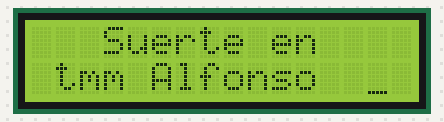
The sketch below on a simulated Arduino Uno, built with avr-gcc and run on an emulated ATmega328P. On the bench: 16×2 character LCD. Wiring (inferred from the names in the program): character LCD (HD44780): RS pin 12; R/W pin 11; E pin 2; data pin 3, pin 4, pin 5, pin 6, pin 7, pin 8, pin 9, pin 10.

Above: at 0.5 s.
At 5.5 s:
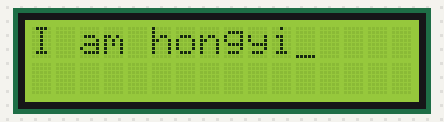
At 8.5 s:
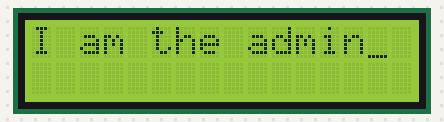

The sketch:

Project20_1602_LCD.ino
```cpp
int DI = 12;
int RW = 11;
int DB[] = {3, 4, 5, 6, 7, 8, 9, 10};// use array to select pin for bus
int Enable = 2;

void LcdCommandWrite(int value) {
// define all pins
int i = 0;
for (i=DB[0]; i <= DI; i++) // assign value for bus
{
   digitalWrite(i,value & 01);// for 1602 LCD, it uses D7-D0( not D0-D7) for signal identification; here, it’s used for signal inversion.
   value >>= 1;
}
digitalWrite(Enable,LOW);
delayMicroseconds(1);
digitalWrite(Enable,HIGH);
delayMicroseconds(1);  // wait for 1ms
digitalWrite(Enable,LOW);
delayMicroseconds(1);  // wait for 1ms
}

void LcdDataWrite(int value) {
// initialize all pins
int i = 0;
digitalWrite(DI, HIGH);
digitalWrite(RW, LOW);
for (i=DB[0]; i <= DB[7]; i++) {
   digitalWrite(i,value & 01);
   value >>= 1;
}
digitalWrite(Enable,LOW);
delayMicroseconds(1);
digitalWrite(Enable,HIGH);
delayMicroseconds(1);
digitalWrite(Enable,LOW);
delayMicroseconds(1);  // wait for 1ms
}

void setup (void) {
int i = 0;
for (i=Enable; i <= DI; i++) {
   pinMode(i,OUTPUT);
}
delay(100);
// initialize LCD after a brief pause
// for LCD control
LcdCommandWrite(0x38);  // select as 8-bit interface, 2-line display, 5x7 character size
delay(64);
LcdCommandWrite(0x38);  // select as 8-bit interface, 2-line display, 5x7 character size
delay(50);
LcdCommandWrite(0x38);  // select as 8-bit interface, 2-line display, 5x7 character size
delay(20);
LcdCommandWrite(0x06);  // set input mode
                         // auto-increment, no display of shifting
delay(20);
LcdCommandWrite(0x0E);  // display setup
                         // turn on the monitor, cursor on, no flickering
delay(20);
LcdCommandWrite(0x01);  // clear the scree, cursor position returns to 0
delay(100);
LcdCommandWrite(0x80);  //  display setup
                         //  turn on the monitor, cursor on, no flickering

delay(20);
}

void loop (void) {
  LcdCommandWrite(0x01);  // clear the scree, cursor position returns to 0
  delay(10);
  LcdCommandWrite(0x80+3);
  delay(10);
  // write in welcome message
  LcdDataWrite('S');
  LcdDataWrite('u');
  LcdDataWrite('e');
  LcdDataWrite('r');
  LcdDataWrite('t');
  LcdDataWrite('e');

  LcdDataWrite(' ');
  LcdDataWrite('e');
  LcdDataWrite('n');
  LcdDataWrite(' ');
  delay(10);
  LcdCommandWrite(0xc0+1);  // set cursor position at second line, second position
  delay(10);
  LcdDataWrite('t');
  LcdDataWrite('m');
  LcdDataWrite('m');
  LcdDataWrite(' ');
  LcdDataWrite('A');
  LcdDataWrite('l');
  LcdDataWrite('f');
  LcdDataWrite('o');
  LcdDataWrite('n');
  LcdDataWrite('s');
  LcdDataWrite('o');
  LcdDataWrite(' ');
  LcdDataWrite(' ');
  delay(5000);
  LcdCommandWrite(0x01);  // clear the screen, cursor returns to 0
  delay(10);
  LcdDataWrite('I');
  LcdDataWrite(' ');
  LcdDataWrite('a');
  LcdDataWrite('m');
  LcdDataWrite(' ');
  LcdDataWrite('h');
  LcdDataWrite('o');
  LcdDataWrite('n');
  LcdDataWrite('g');
  LcdDataWrite('y');
  LcdDataWrite('i');
  delay(3000);
  LcdCommandWrite(0x02); // set mode as new characters replay old ones, where there is no new ones remain the same
  delay(10);
  LcdCommandWrite(0x80+5); // set cursor position at first line, sixth position
  delay(10);

  LcdDataWrite('t');
  LcdDataWrite('h');
  LcdDataWrite('e');
  LcdDataWrite(' ');
  LcdDataWrite('a');
  LcdDataWrite('d');
  LcdDataWrite('m');
  LcdDataWrite('i');
  LcdDataWrite('n');
  delay(5000);
}
```

Measured:
- by itself, everything shown: repeats every 13.1 s, in 6 steps
- what the display in image 0 shows lasts 5.0 s, from 0.4 s to 5.4 s
- what the display in image 1 shows lasts 3.0 s, from 5.4 s to 8.4 s
